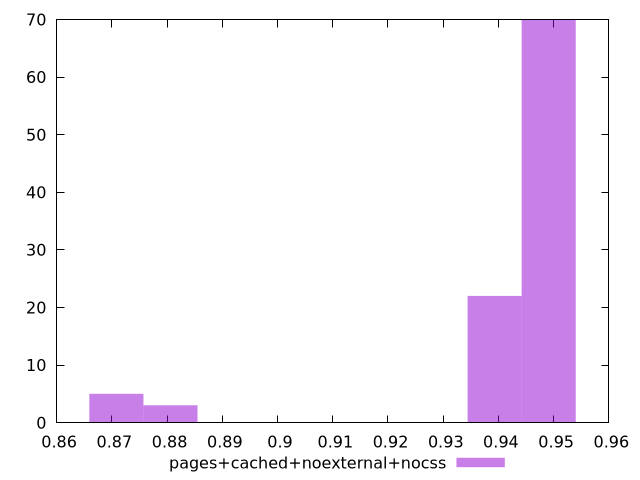

Write gnuplot code to recreate this figure.
$_pagesCachedNoexternalNocss <<EOF
0.9491030705848464 70
0.9393185028468582 22
0.8806110964189297 3
0.8708265286809416 5
EOF
set key outside below
set terminal pngcairo
set output "report_00004_2020-11-02T20-21-41.718Z/performance_score/pages+cached+noexternal+nocss//hist.png"
set yrange [0:70]
set boxwidth 0.009784567737988107
set style fill transparent solid 0.5 noborder
plot $_pagesCachedNoexternalNocss title "pages+cached+noexternal+nocss" with boxes ,
